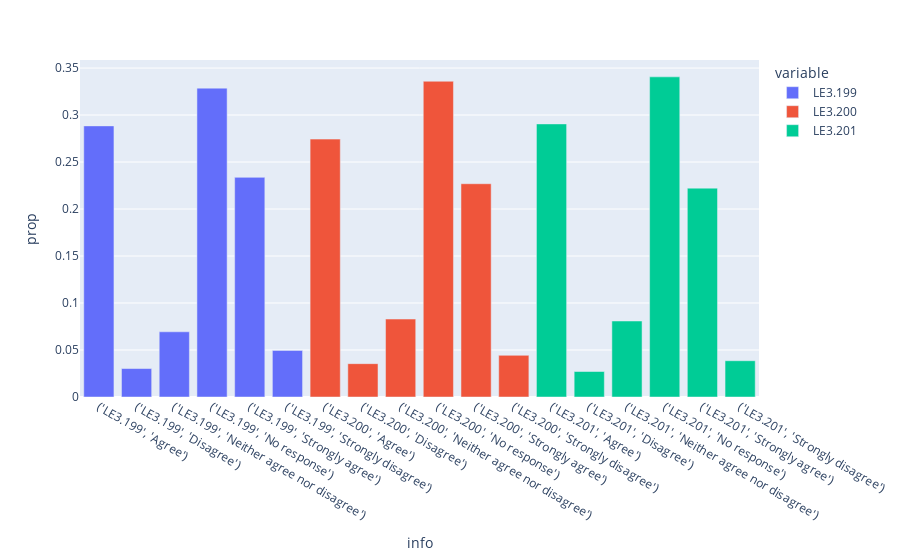

Notebook source saved alongside this figure:
### Code cell
px.bar(df_5, 
       x='info', 
       y= 'prop',
      color='variable')

### Figure 1 — Plotly figure (JSON) as saved in the notebook; plotly's stock layout.template omitted (floating-point values rounded to 4 significant figures)
{"data": [{"alignmentgroup": "True", "hovertemplate": "variable=LE3.199<br>info=%{x}<br>prop=%{y}<extra></extra>", "legendgroup": "LE3.199", "marker": {"color": "#636efa", "pattern": {"shape": ""}}, "name": "LE3.199", "offsetgroup": "LE3.199", "orientation": "v", "showlegend": true, "textposition": "auto", "type": "bar", "x": ["('LE3.199', 'Agree')", "('LE3.199', 'Disagree')", "('LE3.199', 'Neither agree nor disagree')", "('LE3.199', 'No response')", "('LE3.199', 'Strongly agree')", "('LE3.199', 'Strongly disagree')"], "xaxis": "x", "y": [0.2885, 0.03026, 0.06938, 0.3286, 0.2337, 0.04956], "yaxis": "y"}, {"alignmentgroup": "True", "hovertemplate": "variable=LE3.200<br>info=%{x}<br>prop=%{y}<extra></extra>", "legendgroup": "LE3.200", "marker": {"color": "#EF553B", "pattern": {"shape": ""}}, "name": "LE3.200", "offsetgroup": "LE3.200", "orientation": "v", "showlegend": true, "textposition": "auto", "type": "bar", "x": ["('LE3.200', 'Agree')", "('LE3.200', 'Disagree')", "('LE3.200', 'Neither agree nor disagree')", "('LE3.200', 'No response')", "('LE3.200', 'Strongly agree')", "('LE3.200', 'Strongly disagree')"], "xaxis": "x", "y": [0.2744, 0.03547, 0.08294, 0.3359, 0.2269, 0.04434], "yaxis": "y"}, {"alignmentgroup": "True", "hovertemplate": "variable=LE3.201<br>info=%{x}<br>prop=%{y}<extra></extra>", "legendgroup": "LE3.201", "marker": {"color": "#00cc96", "pattern": {"shape": ""}}, "name": "LE3.201", "offsetgroup": "LE3.201", "orientation": "v", "showlegend": true, "textposition": "auto", "type": "bar", "x": ["('LE3.201', 'Agree')", "('LE3.201', 'Disagree')", "('LE3.201', 'Neither agree nor disagree')", "('LE3.201', 'No response')", "('LE3.201', 'Strongly agree')", "('LE3.201', 'Strongly disagree')"], "xaxis": "x", "y": [0.2906, 0.02713, 0.08086, 0.3406, 0.2222, 0.0386], "yaxis": "y"}], "layout": {"barmode": "relative", "legend": {"title": {"text": "variable"}, "tracegroupgap": 0}, "margin": {"t": 60}, "xaxis": {"anchor": "y", "domain": [0, 1], "title": {"text": "info"}}, "yaxis": {"anchor": "x", "domain": [0, 1], "title": {"text": "prop"}}}}
